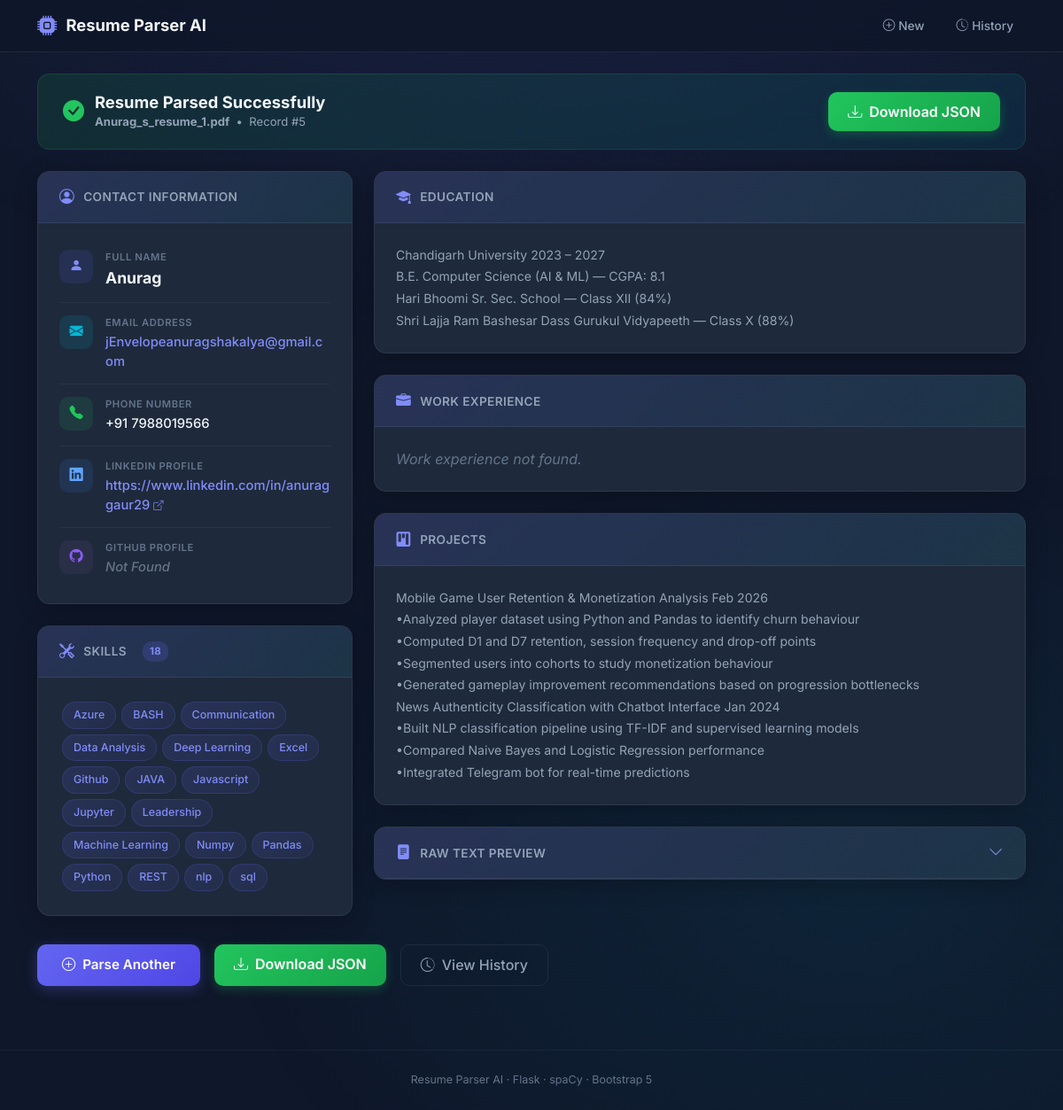
The page /view/5 on the database its author committed.
### tables this page shows
CREATE TABLE resumes (
            id               INTEGER PRIMARY KEY AUTOINCREMENT,
            filename         TEXT,
            name             TEXT,
            email            TEXT,
            phone            TEXT,
            linkedin         TEXT,
            skills           TEXT,      -- stored as JSON string
            education        TEXT,
            experience       TEXT,
            projects         TEXT,
            skill_match      TEXT,      -- stored as JSON string
            raw_text_preview TEXT,
            created_at       TIMESTAMP DEFAULT CURRENT_TIMESTAMP
        , github TEXT);

### app.py (the view)
@app.route("/view/<int:resume_id>")
def view_resume(resume_id: int):
    conn = get_db()
    row = conn.execute(
        "SELECT * FROM resumes WHERE id = ?", (resume_id,)
    ).fetchone()
    conn.close()
    if not row:
        flash("Resume not found.", "error")
        return redirect(url_for("history"))
    data = {
        "name":       row["name"],
        "email":      row["email"],
        "phone":      row["phone"],
        "linkedin":   row["linkedin"],
        "github":     row["github"] if "github" in row.keys() else "Not Found",
        "skills":     json.loads(row["skills"]) if row["skills"] else [],
        "education":  row["education"],
        "experience": row["experience"],
        "projects":   row["projects"],
        "skill_match": json.loads(row["skill_match"]) if row["skill_match"] else {
            "percentage": 0, "matched_skills": [], "missing_skills": [],
            "total_jd_skills": 0, "matched_count": 0
        },
        "raw_text_preview": row["raw_text_preview"],
    }
    return render_template(
        "result.html", data=data, resume_id=resume_id, filename=row["filename"]
    )

### app.py (called while the page is built)
def get_db() -> sqlite3.Connection:
    conn = sqlite3.connect(DB_PATH)
    conn.row_factory = sqlite3.Row   # Allows dict-style column access
    return conn

### templates/result.html (shortened to what this page needs)
<!DOCTYPE html>
<html lang="en">
<head>
  <link href="https://cdn.jsdelivr.net/npm/bootstrap@5.3.2/dist/css/bootstrap.min.css" rel="stylesheet" />
  <link href="https://cdn.jsdelivr.net/npm/bootstrap-icons@1.11.3/font/bootstrap-icons.min.css" rel="stylesheet" />
  <link rel="stylesheet" href="{{ url_for('static', filename='style.css') }}" />
</head>
<body>
<nav class="navbar-custom">
  <div class="container d-flex align-items-center justify-content-between">
    <a class="brand" href="/"><i class="bi bi-cpu-fill"></i> Resume Parser AI</a>
    <div class="d-flex gap-2">
      <a href="/" class="nav-link-custom"><i class="bi bi-plus-circle me-1"></i>New</a>
      <a href="/history" class="nav-link-custom"><i class="bi bi-clock-history me-1"></i>History</a>
    </div>
  </div>
</nav>
<div class="container py-4">
  <div class="success-banner fade-up mb-4">
    <div class="status">
      <i class="bi bi-check-circle-fill"></i>
      <div>
        <h3>Resume Parsed Successfully</h3>
        <p class="meta mb-0"><strong>{{ filename }}</strong> &nbsp;&bull;&nbsp; Record #{{ resume_id }}</p>
      </div>
    </div>
    <a href="/download/{{ resume_id }}" class="btn-green"><i class="bi bi-download me-2"></i>Download JSON</a>
  </div>
  <div class="row g-4">
    <div class="col-lg-4">
      <div class="glass-card fade-up fade-up-d1 mb-4">
        <div class="glass-card-header"><i class="bi bi-person-circle"></i> Contact Information</div>
        <div class="glass-card-body" style="padding:16px 24px;">
          <div class="contact-row">
            <div class="contact-icon name"><i class="bi bi-person-fill"></i></div>
            <div>
              <div class="contact-label">Full Name</div>
              <div class="contact-value" style="font-size:1.1rem; font-weight:700;">
                {% if data.name and data.name != 'Not Found' %}{{ data.name }}{% else %}<span class="not-found">Not Found</span>{% endif %}
              </div>
            </div>
          </div>
          <div class="contact-row">
            <div class="contact-icon email"><i class="bi bi-envelope-fill"></i></div>
            <div>
              <div class="contact-label">Email Address</div>
              <div class="contact-value">
                {% if data.email and data.email != 'Not Found' %}<a href="mailto:{{ data.email }}">{{ data.email }}</a>{% else %}<span class="not-found">Not Found</span>{% endif %}
              </div>
            </div>
          </div>
          <div class="contact-row">
            <div class="contact-icon phone"><i class="bi bi-telephone-fill"></i></div>
            <div>
              <div class="contact-label">Phone Number</div>
              <div class="contact-value">
                {% if data.phone and data.phone != 'Not Found' %}{{ data.phone }}{% else %}<span class="not-found">Not Found</span>{% endif %}
              </div>
            </div>
          </div>
          <div class="contact-row">
            <div class="contact-icon link"><i class="bi bi-linkedin"></i></div>
            <div>
              <div class="contact-label">LinkedIn Profile</div>
              <div class="contact-value">
                {% if data.linkedin and data.linkedin != 'Not Found' %}
                  <a href="{{ data.linkedin }}" target="_blank" rel="noopener">{{ data.linkedin }} <i class="bi bi-box-arrow-up-right" style="font-size:.7rem;"></i></a>
                {% else %}<span class="not-found">Not Found</span>{% endif %}
              </div>
            </div>
          </div>
          <div class="contact-row">
            <div class="contact-icon github" style="background:rgba(110,84,148,.15); color:#8b5cf6;"><i class="bi bi-github"></i></div>
            <div>
              <div class="contact-label">GitHub Profile</div>
              <div class="contact-value">
                {% if data.github and data.github != 'Not Found' %}
                  <a href="{{ data.github }}" target="_blank" rel="noopener">{{ data.github }} <i class="bi bi-box-arrow-up-right" style="font-size:.7rem;"></i></a>
                {% else %}<span class="not-found">Not Found</span>{% endif %}
              </div>
            </div>
          </div>
        </div>
      </div>
      <div class="glass-card fade-up fade-up-d2 mb-4">
        <div class="glass-card-header">
          <i class="bi bi-tools"></i> Skills
          <span class="skill-count">{{ data.skills|length }}</span>
        </div>
        <div class="glass-card-body">
          {% if data.skills %}
            {% for s in data.skills %}<span class="skill-chip">{{ s }}</span>{% endfor %}
          {% else %}
            <p class="not-found mb-0">No skills detected.</p>
          {% endif %}
        </div>
      </div>
    </div>
    <div class="col-lg-8">
      <div class="glass-card fade-up fade-up-d1 mb-4">
        <div class="glass-card-header"><i class="bi bi-mortarboard-fill"></i> Education</div>
        <div class="glass-card-body">
          {% if data.education and data.education != 'Not Found' %}
            <div class="section-content">{{ data.education }}</div>
          {% else %}<p class="not-found mb-0">Education details not found.</p>{% endif %}
        </div>
      </div>
      <div class="glass-card fade-up fade-up-d2 mb-4">
        <div class="glass-card-header"><i class="bi bi-briefcase-fill"></i> Work Experience</div>
        <div class="glass-card-body">
          {% if data.experience and data.experience != 'Not Found' %}
            <div class="section-content">{{ data.experience }}</div>
          {% else %}<p class="not-found mb-0">Work experience not found.</p>{% endif %}
        </div>
      </div>
      <div class="glass-card fade-up fade-up-d3 mb-4">
        <div class="glass-card-header"><i class="bi bi-kanban-fill"></i> Projects</div>
        <div class="glass-card-body">
          {% if data.projects and data.projects != 'Not Found' %}
            <div class="section-content">{{ data.projects }}</div>
          {% else %}<p class="not-found mb-0">Projects not found.</p>{% endif %}
        </div>
      </div>
      <div class="glass-card fade-up fade-up-d4 mb-4">
        <div class="glass-card-header collapse-toggle" data-bs-toggle="collapse" data-bs-target="#rawText" aria-expanded="false">
          <i class="bi bi-file-text-fill"></i> Raw Text Preview
          <i class="bi bi-chevron-down ms-auto chevron"></i>
        </div>
      </div>
    </div>
  </div>
  <div class="d-flex gap-3 flex-wrap mt-2 mb-5 fade-up">
    <a href="/" class="btn-accent"><i class="bi bi-plus-circle me-2"></i>Parse Another</a>
    <a href="/download/{{ resume_id }}" class="btn-green"><i class="bi bi-download me-2"></i>Download JSON</a>
    <a href="/history" class="btn-ghost"><i class="bi bi-clock-history me-2"></i>View History</a>
  </div>
</div>
<footer class="footer-custom">Resume Parser AI &middot; Flask &middot; spaCy &middot; Bootstrap 5</footer>
</body>
</html>

### rows shown on the page
resumes: filename "Anurag_s_resume_1.pdf", name "Anurag", email "jEnvelopeanuragshakalya@gmail.com", phone "+91 7988019566", linkedin "https://www.linkedin.com/in/anuraggaur29", education "Chandigarh University 2023 – 2027 B.E. Computer Science (AI & ML) — CGPA: 8.1 Hari Bhoomi Sr. Sec. School — Class XII (84%) Shri Lajja Ram Bashesar Dass Gurukul Vidyapeeth — Class X (88%)", projects "Mobile Game User Retention & Monetization Analysis Feb 2026 •Analyzed player dataset using Python and Pandas to identify churn behaviour •Computed D1 and D7 retention, session frequency and drop-off points •Segmented users into cohorts to study monetization behaviour •Generated gameplay improvement recommendations based on progression bottlenecks News Authenticity Classification with Chatbot Interface Jan 2024 •Built NLP classification pipeline using TF-IDF and supervised learning models •Compared Naive Bayes and Logistic Regression performance •Integrated Telegram bot for real-time predictions"

### other values the page prints
{{ resume_id }} "5"
{{ data.skills|length }} "18"
{{ s }} "Azure" "BASH" "Communication" "Data Analysis" "Deep Learning" "Excel" "Github" "JAVA" "Javascript" "Jupyter" "Leadership" "Machine Learning" "Numpy" "Pandas" "Python" "REST" "nlp" "sql"
